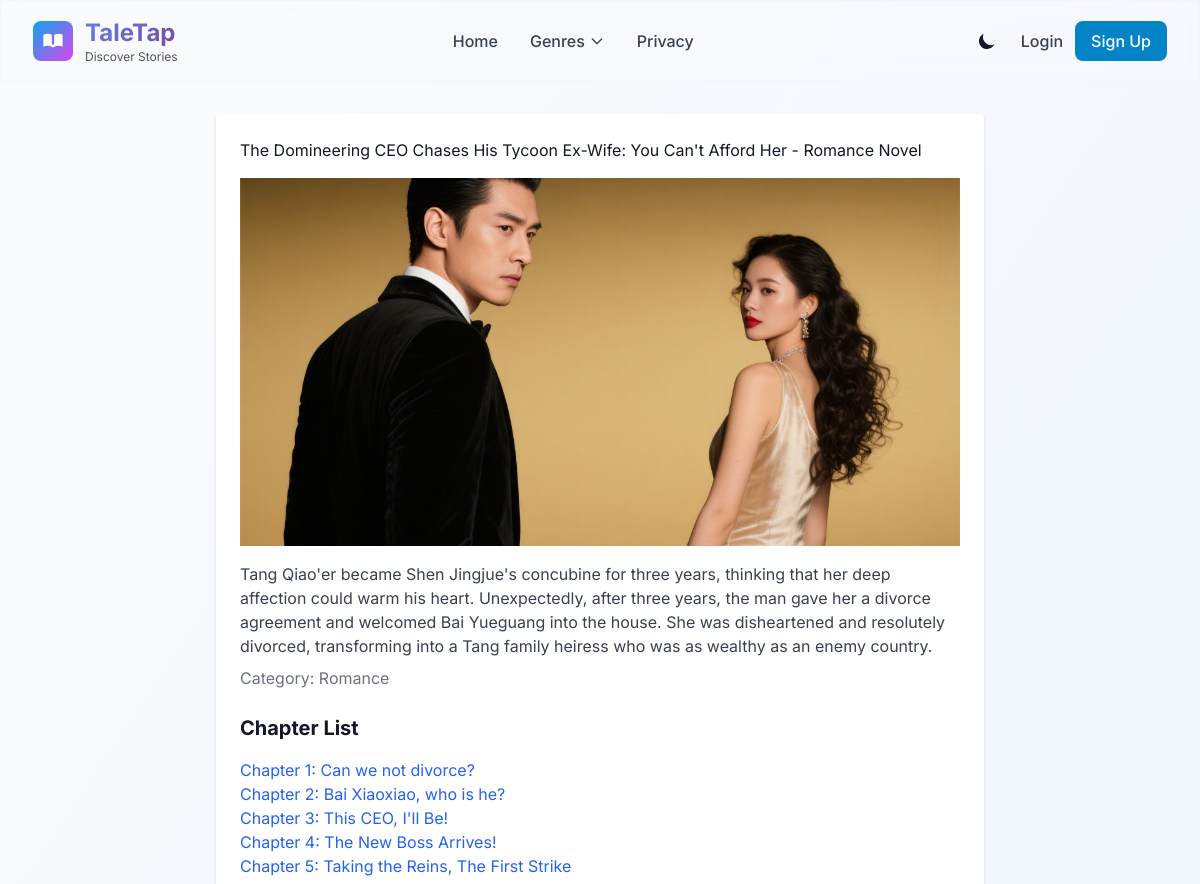
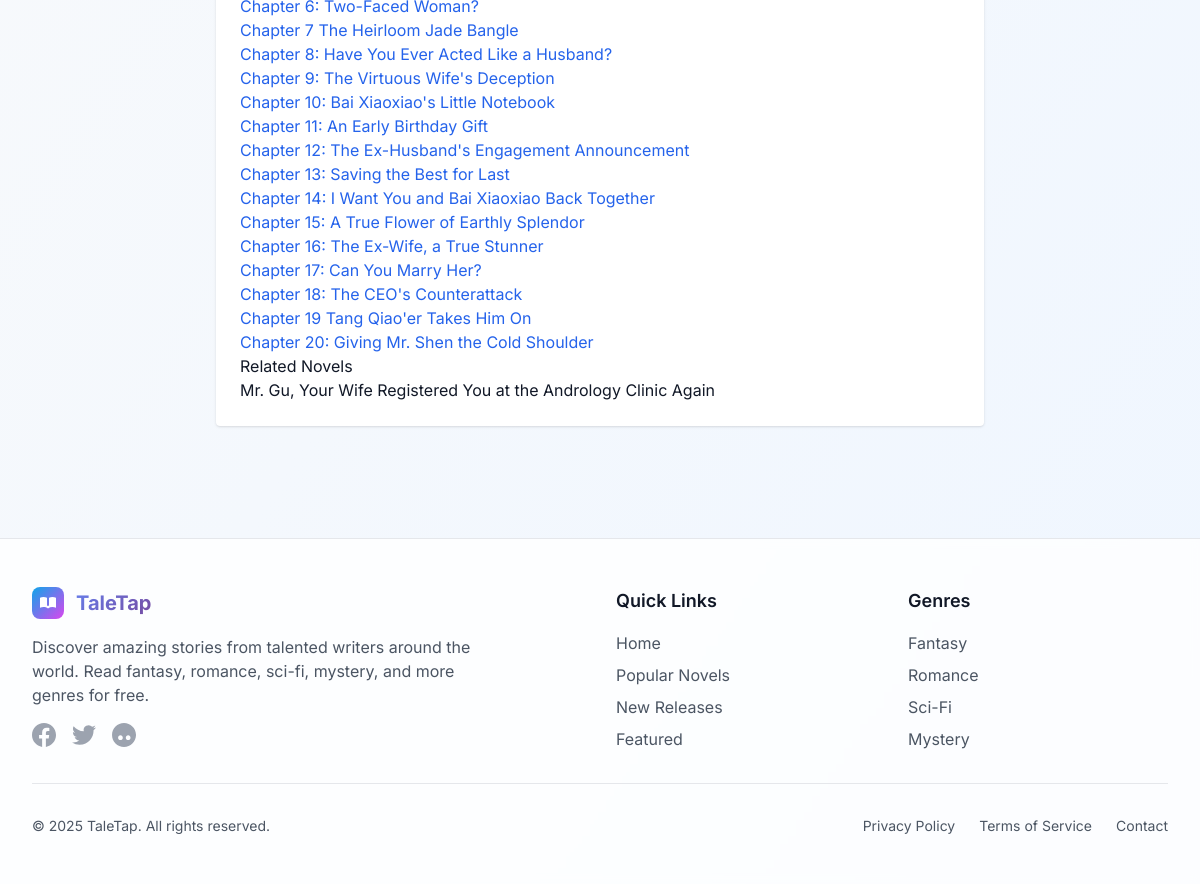
Before: /novel/2 with the older database file (2 pictures, top to bottom).
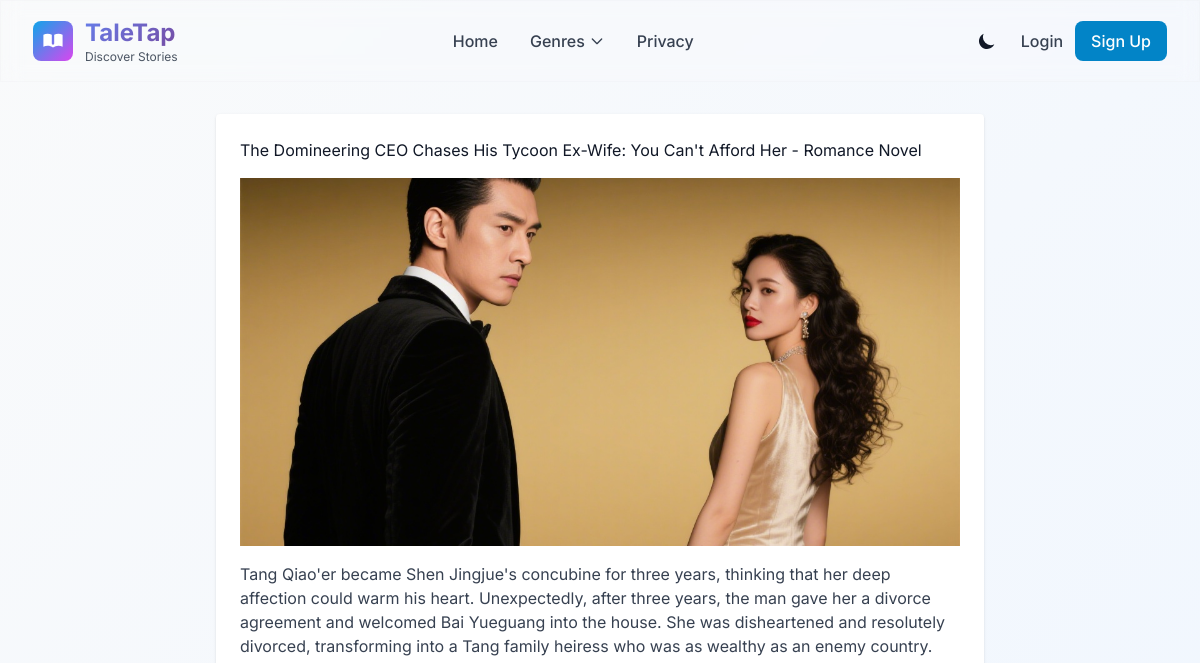
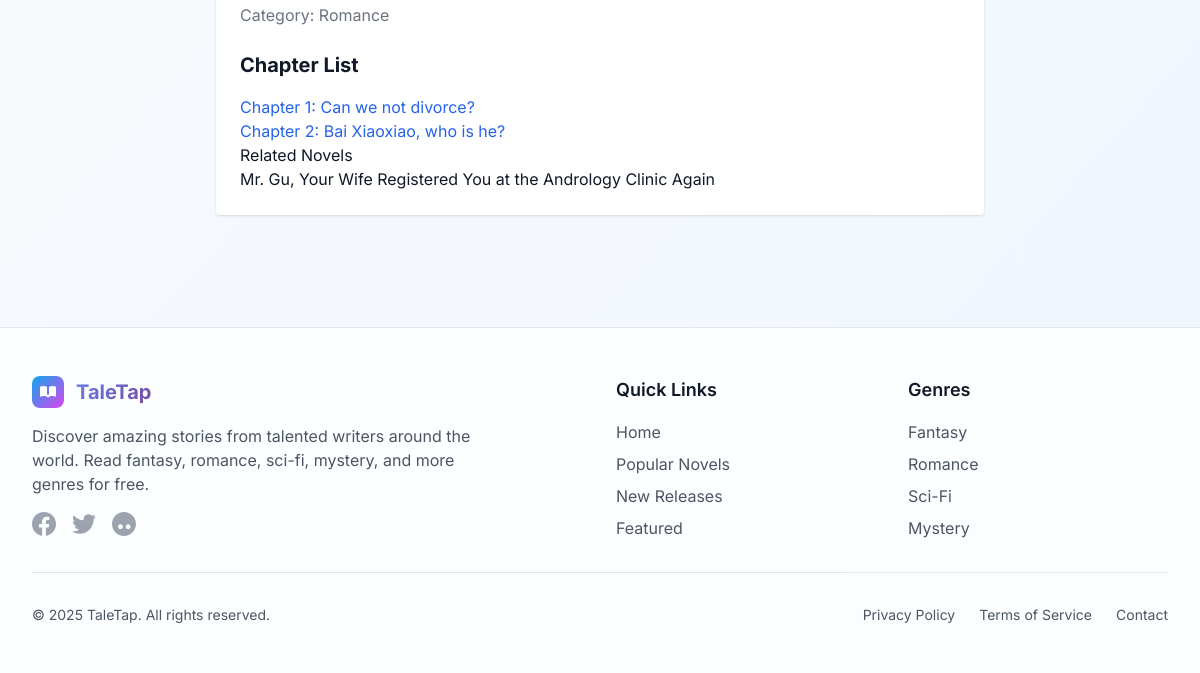
After: the same page with the newer database file (2 pictures, top to bottom).
### models.py (models this page shows)
class Novel(db.Model):
    id = db.Column(db.Integer, primary_key=True)
    title = db.Column(db.String(100), nullable=False)
    description = db.Column(db.Text, nullable=False)
    cover_image = db.Column(db.String(200))  # 封面图片路径
    chapters = db.relationship('Chapter', backref='novel', lazy=True)
    category = db.Column(db.String(50))

class Chapter(db.Model):
    id = db.Column(db.Integer, primary_key=True)
    novel_id = db.Column(db.Integer, db.ForeignKey('novel.id'), nullable=False)
    title = db.Column(db.String(100), nullable=False)
    content = db.Column(db.Text, nullable=False)
    comments = db.relationship('Comment', backref='chapter', lazy=True)

### app.py (the view)
@app.route('/novel/<int:novel_id>')
def novel(novel_id):
    novel = Novel.query.get_or_404(novel_id)
    related_novels = Novel.query.filter_by(category=novel.category).filter(Novel.id != novel_id).limit(3).all()
    return render_template('novel.html', novel=novel, related_novels=related_novels)

### templates/novel.html (shortened to what this page needs)
{% extends 'base.html' %}
{% block content %}
<div class="max-w-3xl mx-auto bg-white dark:bg-gray-800 p-6 rounded shadow">
    <h1>{{ novel.title }} - {{ novel.category }} Novel</h1>
    <img src="{{ url_for('static', filename='img/' + (novel.cover_image or 'cover.jpg')) }}" alt="{{ novel.title }} 封面" class="w-full h-[23rem] object-cover mt-4">
    <p class="mt-4 text-gray-700 dark:text-gray-300">{{ novel.description }}</p>
    <p class="mt-2 text-gray-500 dark:text-gray-400">Category: {{ novel.category or 'None' }}</p>
    <h2 class="text-xl font-bold mt-6">Chapter List</h2>
    <ul class="mt-4">
        {% if novel.chapters %}
            {% for chapter in novel.chapters %}
            <li><a href="{{ url_for('chapter', novel_id=novel.id, chapter_id=chapter.id) }}" class="text-blue-600 hover:underline">{{ chapter.title }}</a></li>
            {% endfor %}
        {% else %}
            <li class="text-gray-500">No chapters available</li>
        {% endif %}
    </ul>
    <h3>Related Novels</h3>
<ul>
    {% for related in related_novels %}
        <li><a href="{{ url_for('novel', novel_id=related.id) }}">{{ related.title }}</a></li>
    {% endfor %}
</ul>
</div>
{% endblock %}

### templates/base.html (shortened to what this page needs)
<!DOCTYPE html>
<html lang="en" class="scroll-smooth">
<head>
    <link rel="stylesheet" href="{{ url_for('static', filename='css/reading.css') }}">
    <script src="https://cdn.tailwindcss.com"></script>
</head>
<body class="bg-gradient-to-br from-gray-50 to-blue-50 dark:from-gray-900 dark:to-gray-800 font-display text-gray-900 dark:text-gray-100 min-h-screen">
    <header class="sticky top-0 z-40 glass-effect border-b border-gray-200/20 dark:border-gray-700/20">
        <nav class="max-w-7xl mx-auto px-4 sm:px-6 lg:px-8" role="navigation" aria-label="Main navigation">
            <div class="flex justify-between items-center py-4">
                <div class="flex items-center space-x-2">
                    <a href="{{ url_for('index') }}" class="flex items-center space-x-3 hover:opacity-80 transition-opacity">
                        <div class="w-10 h-10 bg-gradient-to-br from-primary-500 to-accent-500 rounded-lg flex items-center justify-center">
                        </div>
                        <div>
                            <h1 class="text-2xl font-bold gradient-text">TaleTap</h1>
                            <p class="text-xs text-gray-600 dark:text-gray-400">Discover Stories</p>
                        </div>
                    </a>
                </div>
                <div class="hidden md:flex items-center space-x-8">
                    <a href="{{ url_for('index') }}" class="text-gray-700 dark:text-gray-300 hover:text-primary-600 dark:hover:text-primary-400 transition-colors font-medium">
                        Home
                    </a>
                    <div class="relative group">
                        <button class="text-gray-700 dark:text-gray-300 hover:text-primary-600 dark:hover:text-primary-400 transition-colors font-medium flex items-center space-x-1">
                            <span>Genres</span>
                            <svg class="w-4 h-4 transition-transform group-hover:rotate-180" fill="none" stroke="currentColor" viewBox="0 0 24 24">
                                <path stroke-linecap="round" stroke-linejoin="round" stroke-width="2" d="m19 9-7 7-7-7"/>
                            </svg>
                        </button>
                    </div>
                    <a href="{{ url_for('privacy_policy') }}" class="text-gray-700 dark:text-gray-300 hover:text-primary-600 dark:hover:text-primary-400 transition-colors font-medium">
                        Privacy
                    </a>
                </div>
                <div class="flex items-center space-x-4">
                    <button id="theme-toggle" class="p-2 rounded-lg hover:bg-gray-100 dark:hover:bg-gray-800 transition-colors" aria-label="Toggle dark mode">
                        <svg id="theme-toggle-dark-icon" class="hidden w-5 h-5" fill="currentColor" viewBox="0 0 20 20">
                            <path d="M17.293 13.293A8 8 0 016.707 2.707a8.001 8.001 0 1010.586 10.586z"/>
                        </svg>
                    </button>
                    {% if current_user.is_authenticated %}
                        <div class="relative group">
                            <button class="flex items-center space-x-2 text-gray-700 dark:text-gray-300 hover:text-primary-600 dark:hover:text-primary-400 transition-colors">
                                <div class="w-8 h-8 bg-primary-500 rounded-full flex items-center justify-center">
                                    <span class="text-white text-sm font-medium">{{ current_user.username[0].upper() }}</span>
                                </div>
                                <span class="font-medium">{{ current_user.username }}</span>
                            </button>
                            <div class="absolute top-full right-0 mt-2 w-48 bg-white dark:bg-gray-800 rounded-lg shadow-lg opacity-0 invisible group-hover:opacity-100 group-hover:visible transition-all duration-200 border border-gray-200 dark:border-gray-700">
                                <div class="py-2">
                                    {% if current_user.username == 'admin' %}
                                    <a href="{{ url_for('admin_dashboard') }}" class="block px-4 py-2 text-sm text-gray-700 dark:text-gray-300 hover:bg-primary-50 dark:hover:bg-primary-900/20 hover:text-primary-600">Admin Dashboard</a>
                                    {% endif %}
                                    <a href="{{ url_for('logout') }}" class="block px-4 py-2 text-sm text-gray-700 dark:text-gray-300 hover:bg-red-50 dark:hover:bg-red-900/20 hover:text-red-600">Logout</a>
                                </div>
                            </div>
                        </div>
                    {% else %}
                        <div class="flex items-center space-x-3">
                            <a href="{{ url_for('login') }}" class="text-gray-700 dark:text-gray-300 hover:text-primary-600 dark:hover:text-primary-400 transition-colors font-medium">
                                Login
                            </a>
                            <a href="{{ url_for('register') }}" class="bg-primary-600 hover:bg-primary-700 text-white px-4 py-2 rounded-lg font-medium transition-colors">
                                Sign Up
                            </a>
                        </div>
                    {% endif %}
                </div>
            </div>
        </nav>
    </header>
    <main id="main-content" class="max-w-7xl mx-auto px-4 sm:px-6 lg:px-8 py-8 animate-fade-in">
        {% block content %}{% endblock %}
    </main>
    <footer class="bg-white/80 dark:bg-gray-900/80 backdrop-blur-sm border-t border-gray-200 dark:border-gray-700 mt-20">
        <div class="max-w-7xl mx-auto px-4 sm:px-6 lg:px-8 py-12">
            <div class="grid grid-cols-1 md:grid-cols-4 gap-8">
                <div class="col-span-1 md:col-span-2">
                    <div class="flex items-center space-x-3 mb-4">
                        <div class="w-8 h-8 bg-gradient-to-br from-primary-500 to-accent-500 rounded-lg flex items-center justify-center">
                        </div>
                        <h3 class="text-xl font-bold gradient-text">TaleTap</h3>
                    </div>
                    <p class="text-gray-600 dark:text-gray-400 mb-4 max-w-md">
                        Discover amazing stories from talented writers around the world. Read fantasy, romance, sci-fi, mystery, and more genres for free.
                    </p>
                    <div class="flex space-x-4">
                        <a href="#" class="text-gray-400 hover:text-primary-500 transition-colors" aria-label="Facebook">
                        </a>
                        <a href="#" class="text-gray-400 hover:text-primary-500 transition-colors" aria-label="Twitter">
                        </a>
                        <a href="#" class="text-gray-400 hover:text-primary-500 transition-colors" aria-label="Instagram">
                        </a>
                    </div>
                </div>
                <div>
                    <h4 class="text-lg font-semibold mb-4">Quick Links</h4>
                    <ul class="space-y-2">
                        <li><a href="{{ url_for('index') }}" class="text-gray-600 dark:text-gray-400 hover:text-primary-600 dark:hover:text-primary-400 transition-colors">Home</a></li>
                        <li><a href="{{ url_for('category', category='Popular') }}" class="text-gray-600 dark:text-gray-400 hover:text-primary-600 dark:hover:text-primary-400 transition-colors">Popular Novels</a></li>
                        <li><a href="{{ url_for('category', category='New') }}" class="text-gray-600 dark:text-gray-400 hover:text-primary-600 dark:hover:text-primary-400 transition-colors">New Releases</a></li>
                        <li><a href="{{ url_for('category', category='Featured') }}" class="text-gray-600 dark:text-gray-400 hover:text-primary-600 dark:hover:text-primary-400 transition-colors">Featured</a></li>
                    </ul>
                </div>
                <div>
                    <h4 class="text-lg font-semibold mb-4">Genres</h4>
                    <ul class="space-y-2">
                        <li><a href="{{ url_for('category', category='Fantasy') }}" class="text-gray-600 dark:text-gray-400 hover:text-primary-600 dark:hover:text-primary-400 transition-colors">Fantasy</a></li>
                        <li><a href="{{ url_for('category', category='Romance') }}" class="text-gray-600 dark:text-gray-400 hover:text-primary-600 dark:hover:text-primary-400 transition-colors">Romance</a></li>
                        <li><a href="{{ url_for('category', category='Sci-Fi') }}" class="text-gray-600 dark:text-gray-400 hover:text-primary-600 dark:hover:text-primary-400 transition-colors">Sci-Fi</a></li>
                        <li><a href="{{ url_for('category', category='Mystery') }}" class="text-gray-600 dark:text-gray-400 hover:text-primary-600 dark:hover:text-primary-400 transition-colors">Mystery</a></li>
                    </ul>
                </div>
            </div>
            <div class="border-t border-gray-200 dark:border-gray-700 mt-8 pt-8">
                <div class="flex flex-col md:flex-row justify-between items-center">
                    <p class="text-gray-600 dark:text-gray-400 text-sm">
                        © 2025 TaleTap. All rights reserved.
                    </p>
                    <div class="flex space-x-6 mt-4 md:mt-0">
                        <a href="{{ url_for('privacy_policy') }}" class="text-gray-600 dark:text-gray-400 hover:text-primary-600 dark:hover:text-primary-400 transition-colors text-sm">Privacy Policy</a>
                        <a href="/terms" class="text-gray-600 dark:text-gray-400 hover:text-primary-600 dark:hover:text-primary-400 transition-colors text-sm">Terms of Service</a>
                        <a href="/contact" class="text-gray-600 dark:text-gray-400 hover:text-primary-600 dark:hover:text-primary-400 transition-colors text-sm">Contact</a>
                    </div>
                </div>
            </div>
        </div>
    </footer>
</body>
</html>

### templates/base.html (style rules this page uses)
.glass-effect { backdrop-filter: blur(10px); background: rgba(255, 255, 255, 0.1); border: 1px solid rgba(255, 255, 255, 0.2); }
.gradient-text { background: linear-gradient(135deg, #667eea 0%, #764ba2 100%); -webkit-background-clip: text; -webkit-text-fill-color: transparent; background-clip: text; }

Changed rows visible on the page:
removed Chapter: title "Chapter 3: This CEO, I'll Be!"
removed Chapter: title "Chapter 4: The New Boss Arrives!"
removed Chapter: title "Chapter 5: Taking the Reins, The First Strike"
removed Chapter: title "Chapter 6: Two-Faced Woman?"
removed Chapter: title "Chapter 7 The Heirloom Jade Bangle"
removed Chapter: title "Chapter 8: Have You Ever Acted Like a Husband?"
removed Chapter: title "Chapter 9: The Virtuous Wife's Deception"
removed Chapter: title "Chapter 10: Bai Xiaoxiao's Little Notebook"
removed Chapter: title "Chapter 11: An Early Birthday Gift"
removed Chapter: title "Chapter 12: The Ex-Husband's Engagement Announcement"
removed Chapter: title "Chapter 13: Saving the Best for Last"
removed Chapter: title "Chapter 14: I Want You and Bai Xiaoxiao Back Together"
removed Chapter: title "Chapter 15: A True Flower of Earthly Splendor"
removed Chapter: title "Chapter 16: The Ex-Wife, a True Stunner"
removed Chapter: title "Chapter 17: Can You Marry Her?"
removed Chapter: title "Chapter 18: The CEO's Counterattack"
removed Chapter: title "Chapter 19 Tang Qiao'er Takes Him On"
removed Chapter: title "Chapter 20: Giving Mr. Shen the Cold Shoulder"
